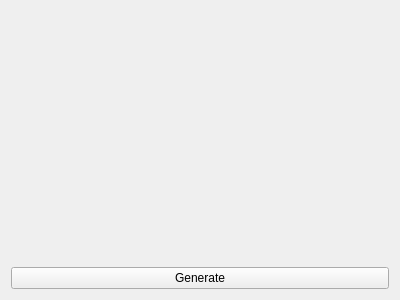
<?xml version="1.0" encoding="UTF-8"?>
<ui version="4.0">
 <class>MainWindow</class>
 <widget class="QMainWindow" name="MainWindow">
  <property name="geometry">
   <rect>
    <x>0</x>
    <y>0</y>
    <width>400</width>
    <height>300</height>
   </rect>
  </property>
  <property name="windowTitle">
   <string>MainWindow</string>
  </property>
  <widget class="QWidget" name="centralWidget">
   <layout class="QVBoxLayout" name="verticalLayout">
    <item>
     <widget class="QLabel" name="lbl_qrcode_displau">
      <property name="sizePolicy">
       <sizepolicy hsizetype="Preferred" vsizetype="Expanding">
        <horstretch>0</horstretch>
        <verstretch>0</verstretch>
       </sizepolicy>
      </property>
      <property name="text">
       <string/>
      </property>
     </widget>
    </item>
    <item>
     <widget class="QPushButton" name="btn_generate">
      <property name="text">
       <string>Generate</string>
      </property>
     </widget>
    </item>
   </layout>
  </widget>
 </widget>
 <layoutdefault spacing="6" margin="11"/>
 <resources/>
 <connections/>
</ui>
